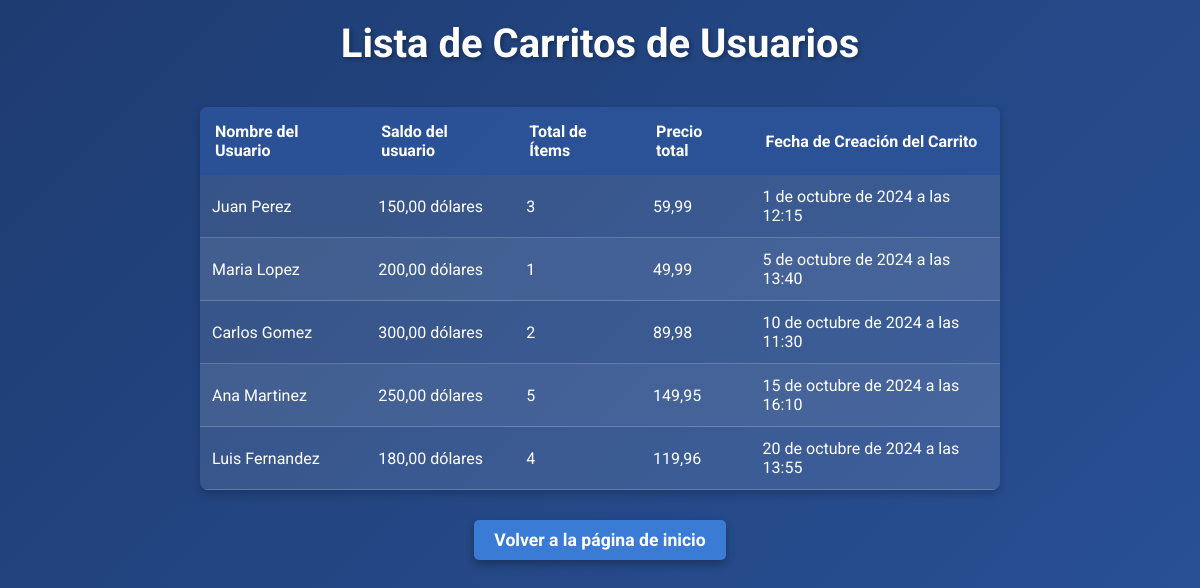
Page /usuario/carritos/ on the committed database.
### Steam2/models.py (models this page shows)
class Usuario(models.Model):
    nombre = models.CharField(max_length=100)
    contraseña = models.CharField(max_length=100)
    saldo = models.DecimalField(max_digits=10, decimal_places=2)
    fecha_registro = models.DateTimeField(default=timezone.now)

class Carrito(models.Model):
    usuario = models.OneToOneField(Usuario, on_delete=models.CASCADE ,related_name="user")
    total_items = models.IntegerField(default=0)
    total_precio = models.DecimalField(max_digits=10, decimal_places=2, default=0.00)
    fecha_creacion = models.DateTimeField(default=timezone.now)

### Steam2/views.py (the view)
# urls.py: path('usuario/carritos/', views.listar_carritos, name='listar_carritos'), #Uso de related name.
def listar_carritos(request):
    usuarios = Usuario.objects.select_related('user').all()
    return render(request, 'listar_carritos.html', {'usuarios': usuarios})

### Steam2/templates/listar_carritos.html (shortened to what this page needs)
<!DOCTYPE html>
<html lang="es">
<head>
</head>
<body>
    <h1>Lista de Carritos de Usuarios</h1>
    <table>
        <thead>
            <tr>
                <th>Nombre del Usuario</th>
                <th>Saldo del usuario</th>
                <th>Total de Ítems</th>
                <th>Precio total</th>
                <th>Fecha de Creación del Carrito</th>
            </tr>
        </thead>
        <tbody>
            {% for usuario in usuarios %}
                <tr>
                    <td>{{ usuario.nombre }}</td>
                    <td>{{ usuario.saldo }} dólares</td>
                    <td>{{ usuario.user.total_items }}</td>
                    <td>{{ usuario.user.total_precio }}</td>
                    <td>{{ usuario.user.fecha_creacion }}</td>
                </tr>
            {% endfor %}
        </tbody>
    </table>
    <a href="{% url 'index_html' %}">Volver a la página de inicio</a>
</body>
</html>

### Steam2/templates/listar_carritos.html (style rules this page uses)
* { margin: 0; padding: 0; box-sizing: border-box; }
body { font-family: 'Roboto', sans-serif; background: linear-gradient(135deg, #1e3c72, #2a5298); color: #ffffff; min-height: 100vh; display: flex; flex-direction: column; align-items: center; justify-content: flex-start; padding: 20px; }
h1 { font-size: 2.5em; margin-bottom: 20px; text-shadow: 2px 2px 4px rgba(0,0,0,0.3); text-align: center; }
table { width: 100%; max-width: 800px; margin-top: 20px; border-collapse: collapse; box-shadow: 0 4px 8px rgba(0, 0, 0, 0.2); background: rgba(255, 255, 255, 0.1); border-radius: 8px; overflow: hidden; }
th { background-color: rgba(42, 82, 152, 0.9); color: #ffffff; padding: 15px; font-weight: bold; text-align: left; }
td { padding: 12px; text-align: left; color: #ffffff; border-bottom: 1px solid rgba(255, 255, 255, 0.2); }
tr:nth-child(even) { background-color: rgba(255, 255, 255, 0.05); }
a { display: inline-block; margin-top: 30px; padding: 10px 20px; font-size: 1.1em; font-weight: bold; color: #ffffff; background-color: #3a7bd5; border-radius: 5px; text-decoration: none; transition: background 0.3s, transform 0.2s; box-shadow: 0px 4px 8px rgba(0, 0, 0, 0.3); }

### rows in the picture
Usuario: nombre "Juan Perez", saldo "150,00", user.total_items "3", user.total_precio "59,99", user.fecha_creacion "1 de octubre de 2024 a las 12:15"
Usuario: nombre "Maria Lopez", saldo "200,00", user.total_items "1", user.total_precio "49,99", user.fecha_creacion "5 de octubre de 2024 a las 13:40"
Usuario: nombre "Carlos Gomez", saldo "300,00", user.total_items "2", user.total_precio "89,98", user.fecha_creacion "10 de octubre de 2024 a las 11:30"
Usuario: nombre "Ana Martinez", saldo "250,00", user.total_items "5", user.total_precio "149,95", user.fecha_creacion "15 de octubre de 2024 a las 16:10"
Usuario: nombre "Luis Fernandez", saldo "180,00", user.total_items "4", user.total_precio "119,96", user.fecha_creacion "20 de octubre de 2024 a las 13:55"
